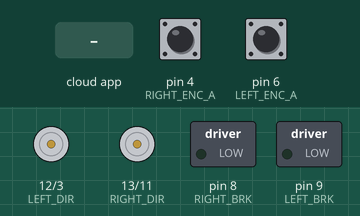
This sketch was run on a simulated Arduino Uno, built with avr-gcc and run on an emulated ATmega328P. Shown: direction and speed pins drawn as motors (green arrow = direction pin HIGH = forward, orange = LOW = backward, longer = more drive), switched loads named in the sketch (green lamp = pin HIGH). The inputs (shaded band) are chosen by the test bench; at power-on: pin 4 (RIGHT_ENC_A) LOW, pin 6 (LEFT_ENC_A) LOW. The ROS host is connected and sends only what is stated.

Above: at 1.2 s.
1.3 s: the phone or cloud app sets left_wheel_speed to -100
At 2.5 s:
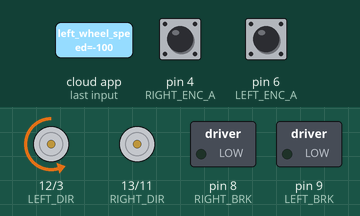
2.8 s: the phone or cloud app sets right_wheel_speed to -100
At 3.8 s:
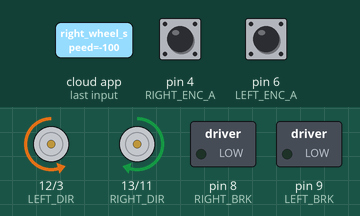
4.3 s: the phone or cloud app sets left_wheel_speed to 0
At 4.9 s:
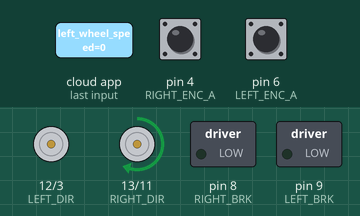
5.8 s: the phone or cloud app sets right_wheel_speed to 100
At 7.0 s:
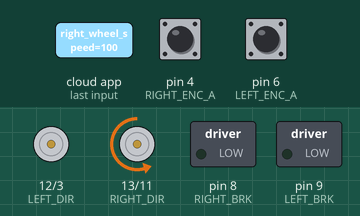
7.3 s: the phone or cloud app sets left_wheel_speed to 100
At 8.4 s:
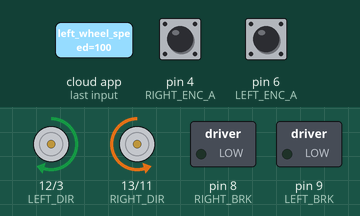
8.8 s: the phone or cloud app sets right_wheel_speed to 0
At 9.5 s:
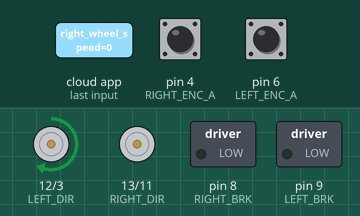
Timing chart, 0 to 11.3 s (numbered marks = the images above; inputs shaded):
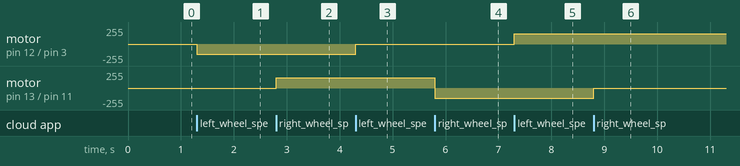

Measured:
- after the input at 1.3 s, motor on pin 12 (LEFT_DIR) / pin 3 (LEFT_PWM): stopped → backward 156/255 at once
- after the input at 2.8 s, motor on pin 13 (RIGHT_DIR) / pin 11 (RIGHT_PWM): stopped → forward 156/255 at once
- after the input at 4.3 s, motor on pin 12 (LEFT_DIR) / pin 3 (LEFT_PWM): backward 156/255 → stopped at once
- after the input at 5.8 s, motor on pin 13 (RIGHT_DIR) / pin 11 (RIGHT_PWM): forward 156/255 → backward 156/255 at once
- after the input at 7.3 s, motor on pin 12 (LEFT_DIR) / pin 3 (LEFT_PWM): stopped → forward 156/255 at once
- after the input at 8.8 s, motor on pin 13 (RIGHT_DIR) / pin 11 (RIGHT_PWM): backward 156/255 → stopped at once

The sketch:

motor_controller.ino
```cpp
#include <ros.h>
#include <std_msgs/Int64.h>
#include <std_msgs/Float32.h>

/*
** PINS
*/

/* Left motor pins for channel A */
#define LEFT_DIR    12   /* Direction */
#define LEFT_PWM    3    /* PWM */
#define LEFT_BRK    9    /* Brake */

/* Right motor pins for channel B */
#define RIGHT_DIR   13   /* Direction */
#define RIGHT_PWM   11   /* PWM */
#define RIGHT_BRK   8    /* Brake */

/* Left encoder pins */
#define LEFT_ENC_A  6    /* Left encoder pin A */
#define LEFT_ENC_B  7    /* Left encoder pin B */

/* Right encoder pins */
#define RIGHT_ENC_A  4   /* Right encoder pin A */
#define RIGHT_ENC_B  5   /* Right encoder pin B */

/*
** GlOBAL VARIABLES
*/

/* Motor status variables */
float motor_left_speed = 0;
float motor_right_speed = 0;

/* Left encoder variables */
int lwheel = 0;
int left_enc_A_last = LOW;
int n = LOW;

/* Right encoder variables */
int rwheel = 0;
int right_enc_A_last = LOW;
int m = LOW;

/* ROS node handle */
ros::NodeHandle nh;

/* Left wheel speed subscriber */
void left(const std_msgs::Float32& msg1){
   motor_left_speed = msg1.data;
}
ros::Subscriber<std_msgs::Float32> sub1("left_wheel_speed", left);

/* Right wheel speed subscriber */
void right(const std_msgs::Float32& msg2){
   motor_right_speed = msg2.data;
}
ros::Subscriber<std_msgs::Float32> sub2("right_wheel_speed", right);

/* Left encoder position publisher */
std_msgs::Int64 lwheelMsg;
ros::Publisher lwheelPub("lwheel", &lwheelMsg);

/* Right encoder position publisher */
std_msgs::Int64 rwheelMsg;
ros::Publisher rwheelPub("rwheel", &rwheelMsg);


void setup()
{
    /* Initialize node */
    nh.initNode();

    /* Subscribe to wheel speed topics */
    nh.subscribe(sub1);
    nh.subscribe(sub2);

    /* Publish to wheel position topics */
    nh.advertise(rwheelPub);
    nh.advertise(lwheelPub);

    /* Initialize serial port with a baud rate of 57600 */
    Serial.begin(57600);

    /* Setup Motors */
    /* Setup left motor */
    pinMode(LEFT_DIR, OUTPUT);
    pinMode(LEFT_BRK, OUTPUT);

    /* Setup right motor */
    pinMode(RIGHT_DIR, OUTPUT);
    pinMode(RIGHT_BRK, OUTPUT);

    /* Setup encoders */
    /* Setup left encoder */
    pinMode(LEFT_ENC_A, INPUT);
    pinMode(LEFT_ENC_B, INPUT);

    /* Setup right encoder */
    pinMode(RIGHT_ENC_A, INPUT);
    pinMode(RIGHT_ENC_B, INPUT);
}

void loop()
{
    /* Process callbacks */
    nh.spinOnce();

    /* Update motor values with target speed */
    update_motors();

    /* Send encoder positions through serial port */
    read_encoders();
}

/* Update motor speeds */
void update_motors()
{
    move_right_motor();
    move_left_motor();
}

/* Update right motor speed */
void move_right_motor()
{
    if (motor_right_speed > 0)
    {
        /* Right wheel forward */
        digitalWrite(RIGHT_DIR, LOW);
        digitalWrite(RIGHT_BRK, LOW);
        analogWrite(RIGHT_PWM, -motor_right_speed);
    }
    else if(motor_right_speed < 0)
    {
        /* Right wheel backward */
        digitalWrite(RIGHT_DIR, HIGH);
        digitalWrite(RIGHT_BRK, LOW);
        analogWrite(RIGHT_PWM, motor_right_speed);
    }
    else if(motor_right_speed == 0)
    {
        /* Right wheel stop */
        digitalWrite(RIGHT_DIR, HIGH);
        digitalWrite(RIGHT_BRK, LOW);
        analogWrite(RIGHT_PWM, 0);
    }
}

/* Update left motor speed */
void move_left_motor()
{
    if (motor_left_speed > 0)
    {
        /* Left wheel forward */
        digitalWrite(LEFT_DIR, HIGH);
        digitalWrite(LEFT_BRK, LOW);
        analogWrite(LEFT_PWM, -motor_left_speed);
    }
    else if(motor_left_speed < 0)
    {
        /* Left wheel backward */
        digitalWrite(LEFT_DIR, LOW);
        digitalWrite(LEFT_BRK, LOW);
        analogWrite(LEFT_PWM, motor_left_speed);
    }
    else if(motor_left_speed == 0)
    {
        /* Left wheel stop */
        digitalWrite(LEFT_DIR, HIGH);
        digitalWrite(LEFT_BRK, LOW);
        analogWrite(LEFT_PWM, 0);
    }
}

/* Read both wheel encoders */
void read_encoders()
{
    read_left_encoder();
    read_right_encoder();
}

/* Read left encoder */
void read_left_encoder()
{
    n = digitalRead(LEFT_ENC_A);
    if ((left_enc_A_last == LOW) && (n == HIGH)) {
        if (digitalRead(LEFT_ENC_B) == LOW) {
            lwheel--;
        } else {
            lwheel++;
        }
        lwheelMsg.data = lwheel;
        lwheelPub.publish(&lwheelMsg);
    }
    left_enc_A_last = n;
}

/* Read right encoder */
void read_right_encoder()
{
    m = digitalRead(RIGHT_ENC_A);
    if ((right_enc_A_last == LOW) && (m == HIGH)) {
        if (digitalRead(RIGHT_ENC_B) == LOW) {
            rwheel--;
        } else {
            rwheel++;
        }
        rwheelMsg.data = rwheel;
        rwheelPub.publish(&rwheelMsg);
    }
    right_enc_A_last = m;
}
```
